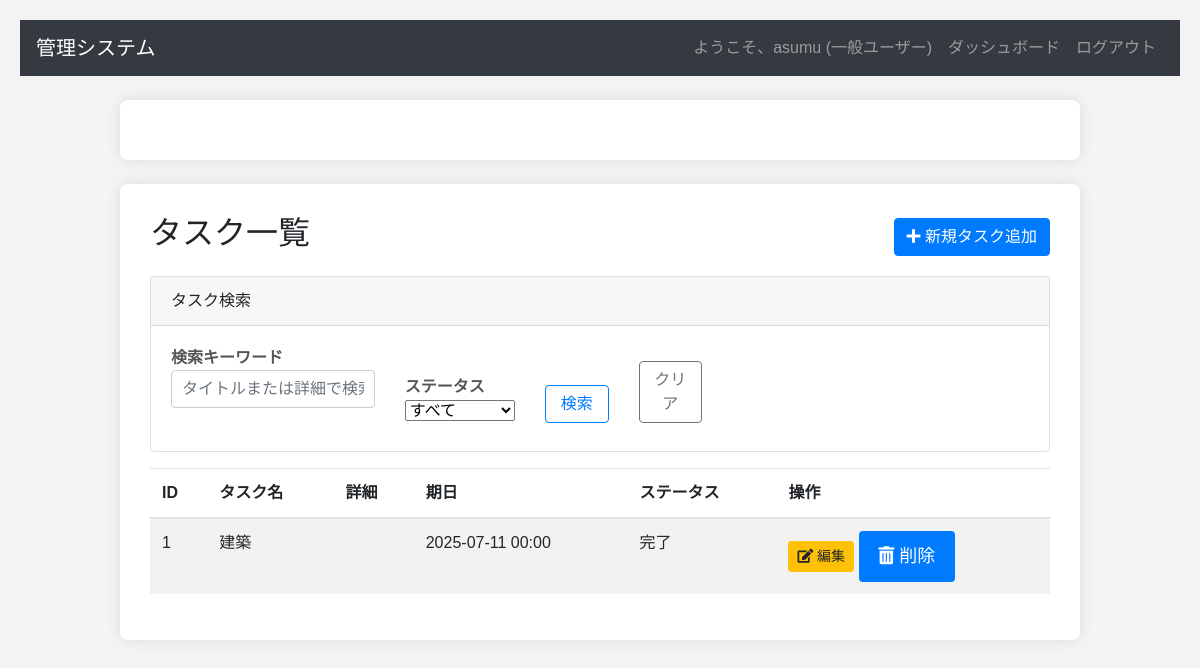
/task/ (signed in), run on the app's committed database.
### models/user.py (models this page shows, shortened)
class User(db.Model):
    __tablename__ = 'users' # <--- MUST be 'users' (lowercase, plural)
    id = db.Column(db.Integer, primary_key=True)
    username = db.Column(db.String(80), unique=True, nullable=False)
    password_hash = db.Column(db.String(200), nullable=False)
    email = db.Column(db.String(120), unique=True, nullable=False)
    role = db.Column(db.String(50), nullable=False, default='一般ユーザー')
    created_at = db.Column(db.DateTime, nullable=False, default=datetime.datetime.now)
    updated_at = db.Column(db.DateTime, nullable=False, default=datetime.datetime.now, onupdate=datetime.datetime.now)

### models/task.py (models this page shows, shortened)
class Task(db.Model):
    __tablename__ = 'tasks' # テーブル名を明示的に指定
    id = db.Column(db.Integer, primary_key=True)
    title = db.Column(db.String(150), nullable=False) # タスクタイトル
    description = db.Column(db.Text, nullable=True) # 詳細
    due_date = db.Column(db.Date, nullable=True) # 期限日
    status = db.Column(db.String(50), nullable=False, default='未着手') # ステータス (例: 未着手, 進行中, 完了, 保留)
    priority = db.Column(db.String(50), nullable=False, default='中') # 優先度 (例: 低, 中, 高, 緊急)
    created_at = db.Column(db.DateTime, nullable=False, default=datetime.datetime.now) # 作成日時
    updated_at = db.Column(db.DateTime, nullable=False, default=datetime.datetime.now, onupdate=datetime.datetime.now) # 更新日時

### views/task.py (the view, shortened to what this page needs)
@task_bp.route('/')
@login_required
def task_list():
    logged_in_user = User.query.get(session['user_id'])
    search_form = TaskSearchForm(request.args)
    tasks_query = Task.query
    if search_form.status_filter.data:
        tasks_query = tasks_query.filter_by(status=search_form.status_filter.data)
    tasks = tasks_query.order_by(Task.due_date.asc()).all()
    form = TaskForm()
    return render_template(
        'task/task_list.html',
        tasks=tasks,
        user=logged_in_user,
        search_form=search_form, # 検索フォームをテンプレートに渡す
        form=form # 削除フォームのCSRFトークン用
    )

### forms/task_form.py
class TaskSearchForm(FlaskForm):
    search_query = StringField('検索キーワード', validators=[Optional(), Length(max=100)])
    status_filter = SelectField('ステータス', choices=[
        ('', 'すべて'),  # 値が空文字列の場合、「すべて」を意味する
        ('todo', '未完了'),
        ('in_progress', '進行中'),
        ('done', '完了')
    ], validators=[Optional()])
    submit = SubmitField('検索')

class TaskForm(FlaskForm):
    title = StringField('タスク名', validators=[DataRequired(), Length(max=100)])
    description = TextAreaField('詳細', validators=[Optional(), Length(max=500)])
    due_date = DateTimeLocalField('期日', format='%Y-%m-%dT%H:%M', validators=[Optional()])
    status = SelectField('ステータス', choices=[('todo', '未完了'), ('in_progress', '進行中'), ('done', '完了')], validators=[DataRequired()])
    submit = SubmitField('保存')

### views/auth.py (called while the page is built)
def login_required(f):
    @wraps(f)
    def decorated_function(*args, **kwargs):
        if 'user_id' not in session:
            flash('ログインしてください。', 'warning')
            return redirect(url_for('auth.login', next=request.url))
        user = User.query.get(session['user_id'])
        if not user:
            session.pop('user_id', None)
            flash('ユーザーが見つかりません。再ログインしてください。', 'danger')
            return redirect(url_for('auth.login', next=request.url))
        return f(*args, **kwargs)
    return decorated_function

### templates/task/task_list.html (shortened to what this page needs)
{% extends 'base.html' %}
{% block content %}
<div class="container mt-4">
    <div class="d-flex justify-content-between align-items-center mb-3">
        <h2>タスク一覧</h2>
        <a href="{{ url_for('task.add_task') }}" class="btn btn-primary">
            <i class="fas fa-plus"></i> 新規タスク追加
        </a>
    </div>
    <div class="card mb-3">
        <div class="card-header">タスク検索</div>
        <div class="card-body">
            <form class="form-inline" method="GET" action="{{ url_for('task.task_list') }}">
                <div class="row align-items-end">
                    <div class="col-md-5 mb-2">
                        {{ search_form.search_query.label(class="form-label d-block") }}
                        {{ search_form.search_query(class="form-control w-100", placeholder="タイトルまたは詳細で検索") }}
                    </div>
                    <div class="col-md-3 mb-2">
                        {{ search_form.status_filter.label(class="form-label d-block") }}
                        {{ search_form.status_filter(class="form-select w-100") }}
                    </div>
                    <div class="col-md-2 mb-2">
                        {{ search_form.submit(class="btn btn-outline-primary w-100") }}
                    </div>
                    <div class="col-md-2 mb-2">
                        <a href="{{ url_for('task.task_list') }}" class="btn btn-outline-secondary w-100">クリア</a>
                    </div>
                </div>
            </form>
        </div>
    </div>
    {% if tasks %}
    <div class="table-responsive">
        <table class="table table-striped table-hover">
            <thead>
                <tr>
                    <th>ID</th>
                    <th>タスク名</th>
                    <th>詳細</th>
                    <th>期日</th>
                    <th>ステータス</th>
                    <th>操作</th>
                </tr>
            </thead>
            <tbody>
                {% for task in tasks %}
                <tr>
                    <td>{{ task.id }}</td>
                    <td>{{ task.title }}</td>
                    <td>{{ task.description }}</td>
                    <td>{{ task.due_date.strftime('%Y-%m-%d %H:%M') if task.due_date else 'N/A' }}</td>
                    <td>
                        {% if task.status == 'todo' %}
                            未完了
                        {% elif task.status == 'in_progress' %}
                            進行中
                        {% elif task.status == 'done' %}
                            完了
                        {% else %}
                            {{ task.status }}
                        {% endif %}
                    </td>
                    <td>
                        <a href="{{ url_for('task.edit_task', task_id=task.id) }}" class="btn btn-sm btn-warning me-2">
                            <i class="fas fa-edit"></i> 編集
                        </a>
                        <form action="{{ url_for('task.delete_task', task_id=task.id) }}" method="POST" style="display:inline;" onsubmit="return confirm('本当にこのタスクを削除しますか？');">
                            <button type="submit" class="btn btn-sm btn-danger">
                                <i class="fas fa-trash-alt"></i> 削除
                            </button>
                        </form>
                    </td>
                </tr>
                {% endfor %}
            </tbody>
        </table>
    </div>
    {% else %}
    <p>タスクは登録されていません。検索条件に合うタスクが見つかりませんでした。</p>
    {% endif %}
</div>
{% endblock %}

### templates/base.html (shortened to what this page needs)
<!DOCTYPE html>
<html lang="ja">
<head>
    <link rel="stylesheet" href="https://stackpath.bootstrapcdn.com/bootstrap/4.5.2/css/bootstrap.min.css">
    <link rel="stylesheet" href="https://cdnjs.cloudflare.com/ajax/libs/font-awesome/5.15.4/css/all.min.css">
    <link rel="stylesheet" href="{{ url_for('static', filename='style.css') }}">
    <link rel="stylesheet" href="https://cdn.jsdelivr.net/npm/fullcalendar@6.1.11/main.min.css">
</head>
<body>
    <nav class="navbar navbar-expand-lg navbar-dark bg-dark">
        <a class="navbar-brand" href="{{ url_for('dashboard') }}">管理システム</a>
        <div class="collapse navbar-collapse" id="navbarNav">
            <ul class="navbar-nav ml-auto">
                {% if session.get('username') %}
                    <li class="nav-item">
                        <a class="nav-link" href="#">ようこそ、{{ session['username'] }} ({{ session['user_role'] }})</a>
                    </li>
                    <li class="nav-item">
                        <a class="nav-link" href="{{ url_for('dashboard') }}">ダッシュボード</a>
                    </li>
                    <li class="nav-item">
                        <a class="nav-link" href="{{ url_for('auth.logout') }}">ログアウト</a>
                    </li>
                {% endif %}
            </ul>
        </div>
    </nav>
    <div class="container mt-4">
    </div>
    {% block content %}{% endblock %}
</body>
</html>

### static/css/style.css (style rules this page uses)
body { font-family: sans-serif; margin: 20px; background-color: #f4f4f4; }
.container { max-width: 960px; margin: 0 auto; background-color: #fff; padding: 30px; border-radius: 8px; box-shadow: 0 0 15px rgba(0, 0, 0, 0.1); }
label { display: block; margin-bottom: 8px; font-weight: bold; color: #555; }
input[type="text"], input[type="password"] { width: 100%; padding: 10px; margin-bottom: 15px; border: 1px solid #ccc; border-radius: 4px; box-sizing: border-box; font-size: 16px; }
button[type="submit"] { background-color: #007bff; color: white; padding: 12px 20px; border: none; border-radius: 4px; cursor: pointer; font-size: 18px; transition: background-color 0.3s ease; }
a { color: #007bff; text-decoration: none; transition: color 0.3s ease; }

### data on the page
User: username "asumu", user_role "一般ユーザー"
Task: id "1", title "建築", due_date "2025-07-11 00:00", status "完了"

### other printed values
{{ search_form.search_query.label(class="form-label d-block") }} "検索キーワード"
{{ search_form.status_filter.label(class="form-label d-block") }} "ステータス"
